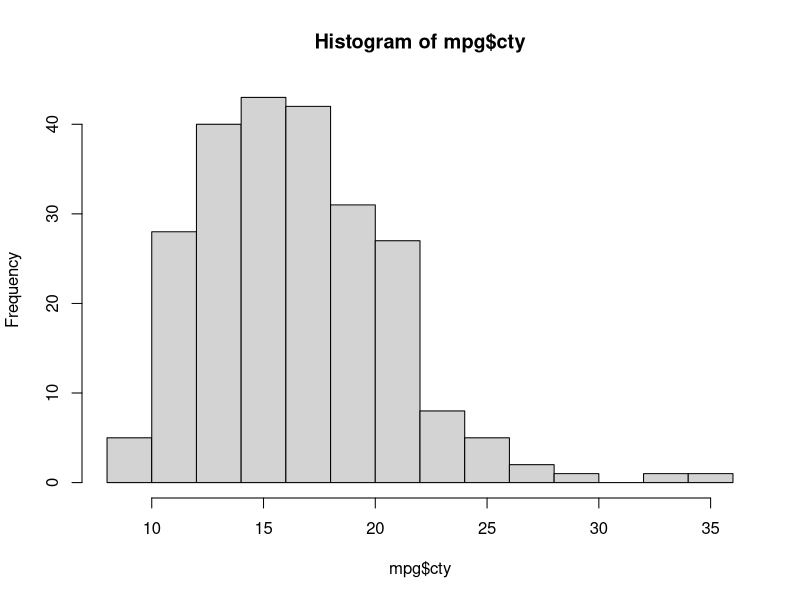
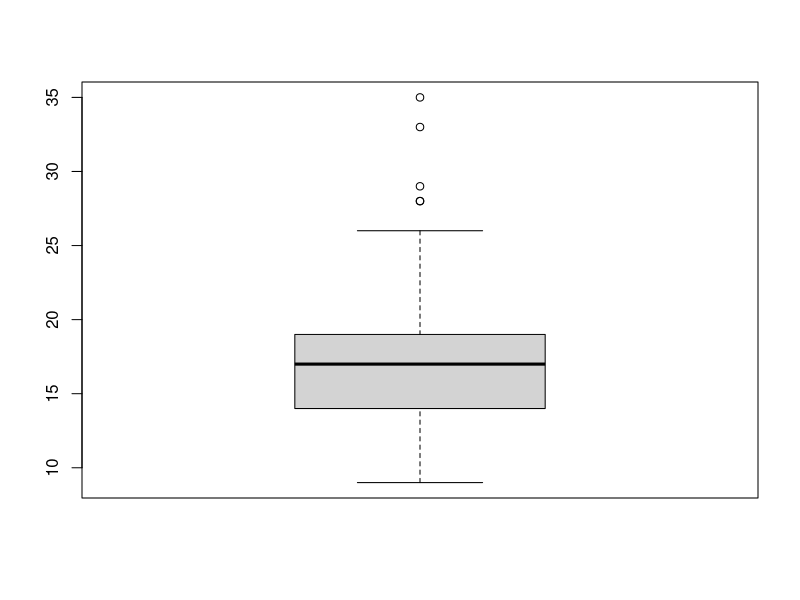
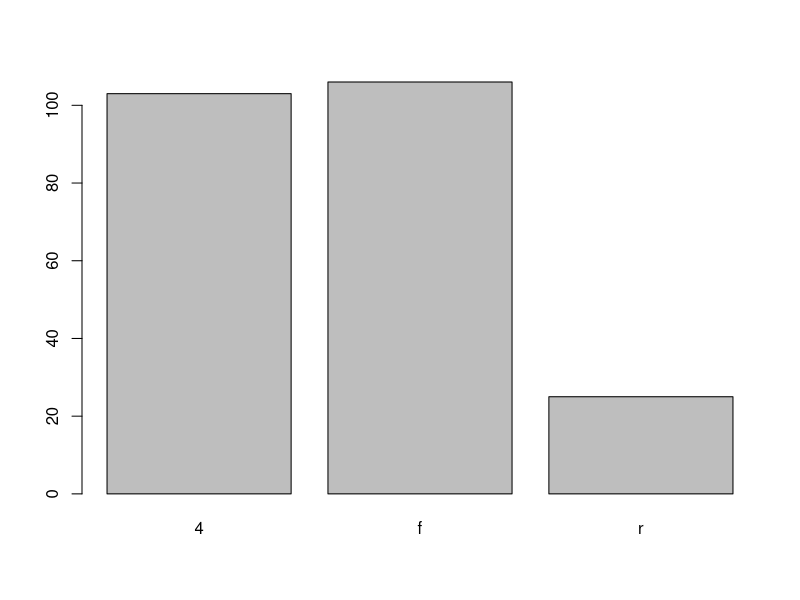
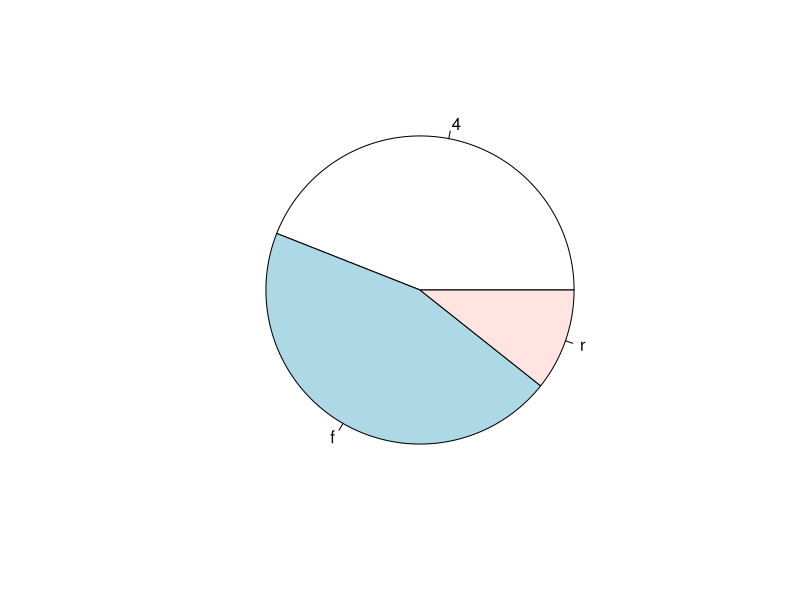
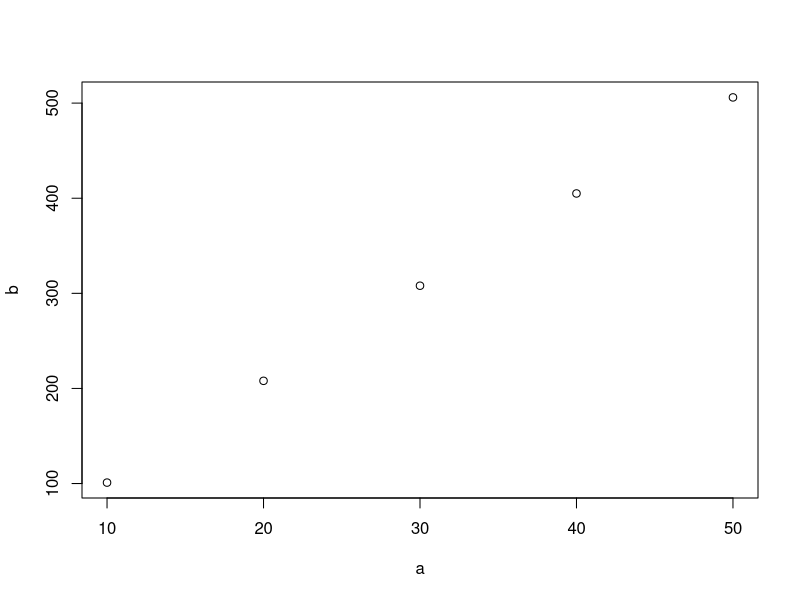
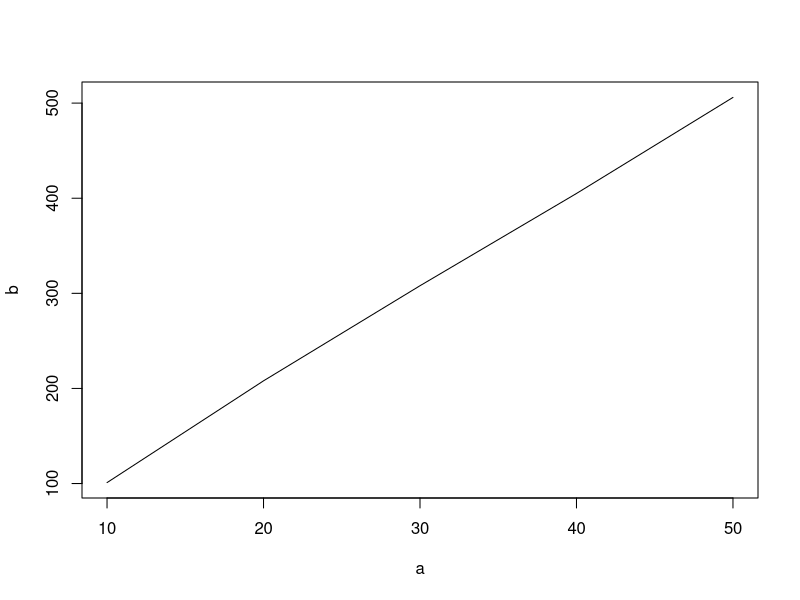
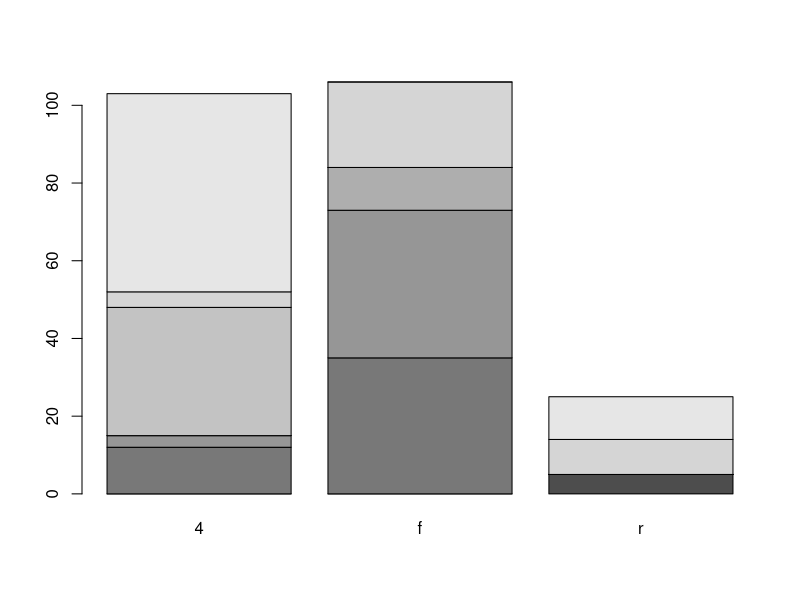
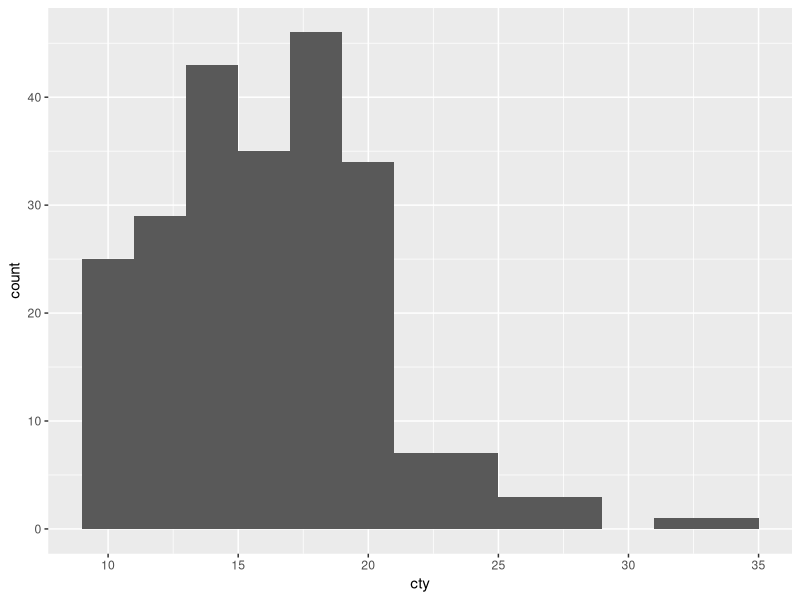

Write the R code that produced these figures, in order.
#install.packages("ggplot2")
library(ggplot2)
data(mpg)
head(mpg)


###### base plotting


# on cont. variable --- histogram


hist(mpg$cty,breaks = 10)### break function is used to decrease bin size and increase bars.
###easy to visualize.... max - min / 10 = bin size

summary(mpg$cty)

###box plot for one continous variable
 
boxplot(mpg$cty)

#########discrete variable or factor variable######

table(mpg$drv)



barplot(table(mpg$drv))## by default it gives grey color shape


##piechart


pie(table(mpg$drv)) # not suggested always go for barplot



getwd()






a = c(10,20,30,40,50)
b = c(101,208,308,405,506)


plot(a,b)


plot(a,b,type = "l") # "l" represents line.

###two factor variables


barplot(table(mpg$class,mpg$drv))

##### ONE variable (cont.)

ggplot(mpg,aes(cty)) + geom_histogram(binwidth = 2)

###box plot

ggplot(mpg,aes(1,cty)) + geom_boxplot() #"1" is for single variable since it takes 2 variable


#bar chart for one factor variable

ggplot(mpg,aes(class)) + geom_bar()



#two cont. variable

ggplot(mpg,aes(cty,hwy)) + geom_point()


#one cont and other factor

ggplot(mpg,aes(class,cty))+geom_boxplot()


ggplot(mpg,aes(drv,cty))+geom_boxplot()


###two factor variables


ggplot(mpg,aes(manufacturer,fill = class))+geom_bar()



ggplot(mpg,aes(class,fill = drv))+geom_bar()


######### multi dimensional plots



ggplot(mpg,aes(cty ,hwy ,shape = drv , color = class)) + geom_point()


#adding size
#size factor should be ordinal value

 gg = ggplot(mpg,aes(cty ,hwy ,shape = drv , color = class,size = cyl)) + geom_point()



#facets to add more variable to the plot
#for facet we will always use factor variable else it wont take it.
 
gg + facet_grid(fl ~ .)


gg + facet_grid(.~fl)

###gg + facet_grid(year~fl)

  ### we can add max 7 variables to the same plot.




bgg = ggplot(mpg,aes(cty,hwy))+geom_point()+geom_smooth(method = "lm")

bcc= bgg + ggtitle("city vs highway mileage") + xlab("CITY MILEAGE") + ylab("HIGHWAY MILEAGE")


#bcc + coord_cartesian(xlim = c(1),30) + ylim = c(10,35))

#xlim and ylim function is  used to seperate overlapping of data for readability

#themes() is used to change the theme of plots.



### adjusting positions..........



ggplot(mpg,aes(cty ,hwy ,shape = drv , color = class)) + geom_point(position = "dodge")+theme_bw()




ggplot(mpg,aes(class,fill = drv))+geom_bar(position = "fill")# provides % value


ggsave("plot.pdf") # to save the plots......... in server......